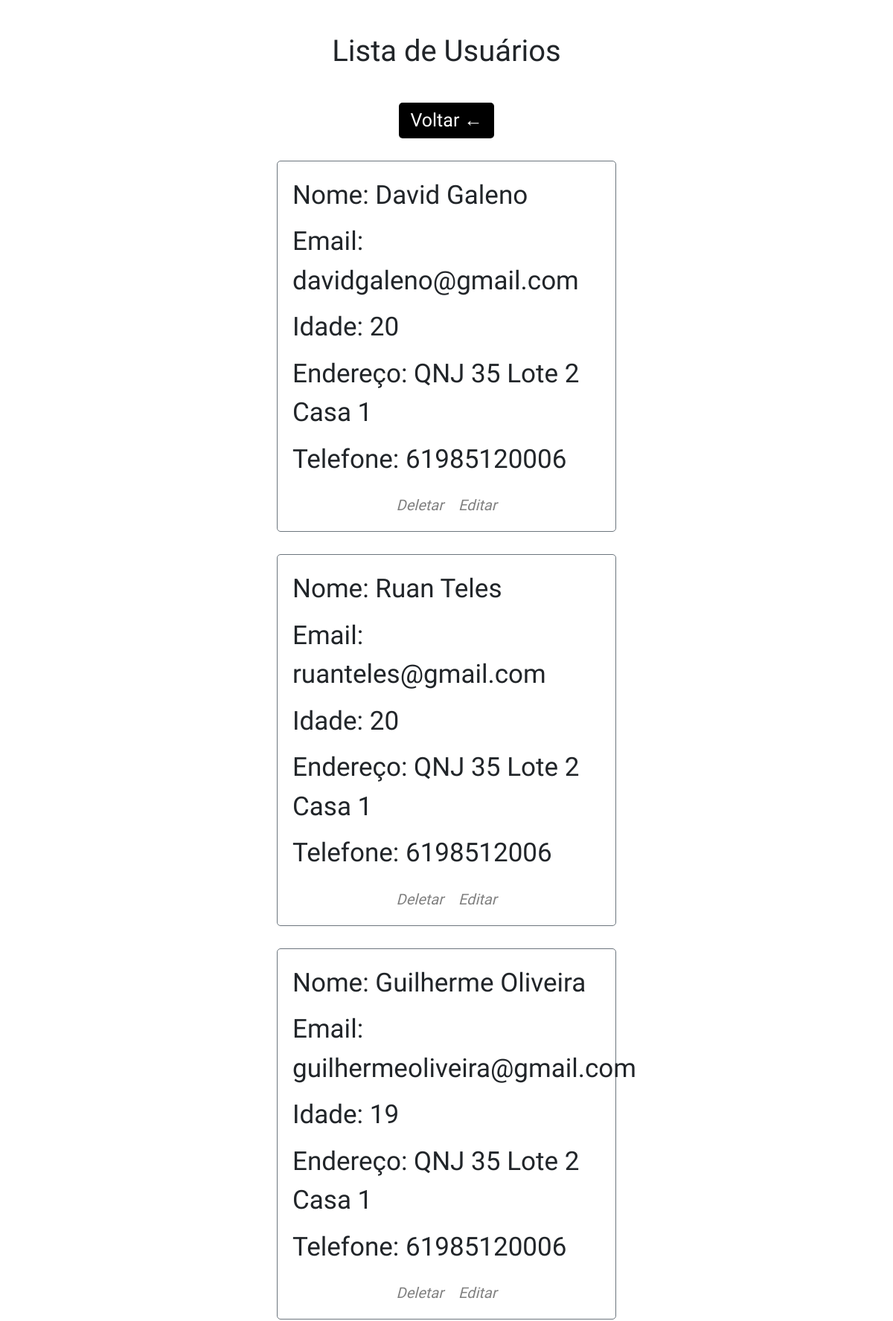
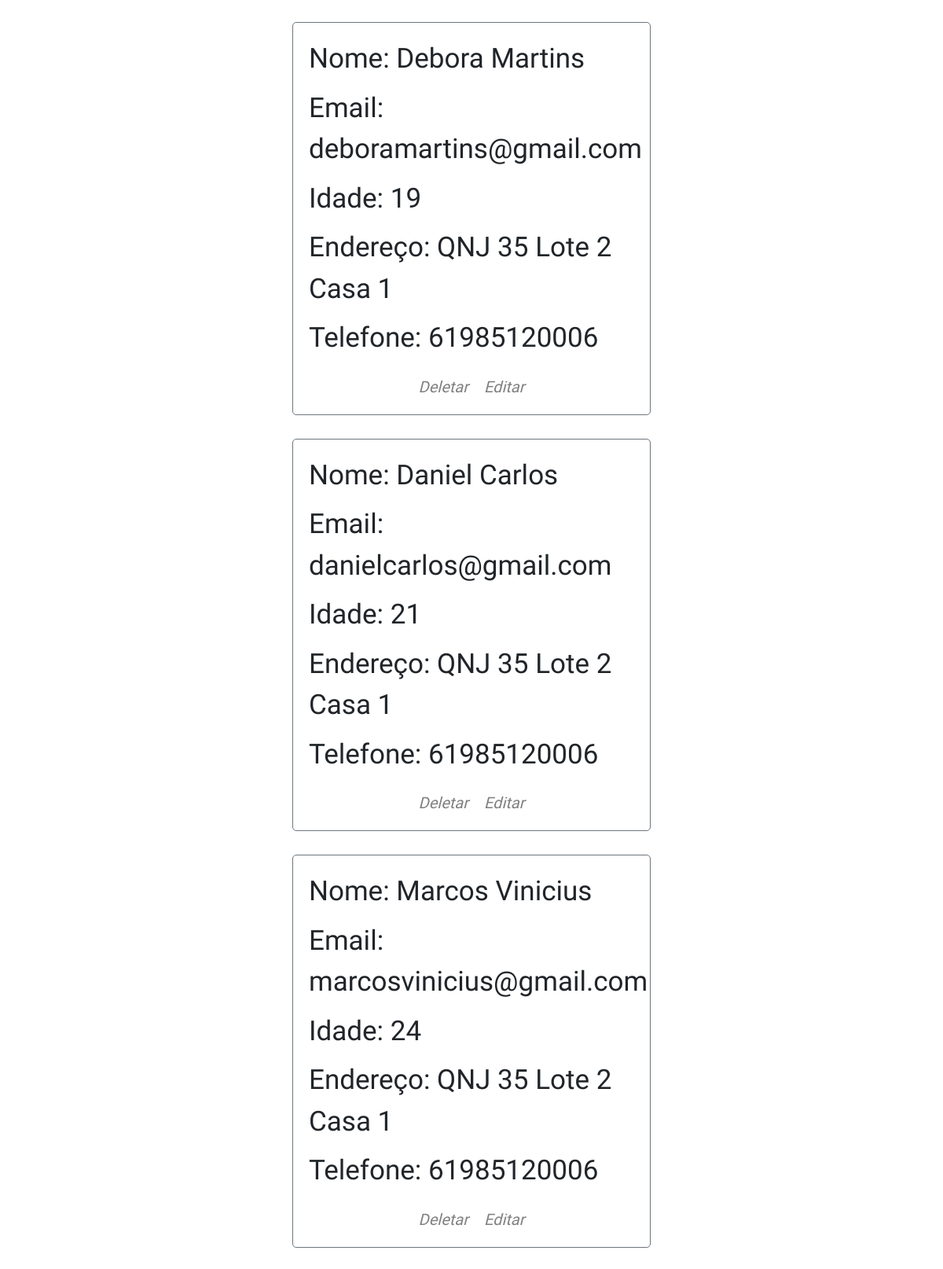
Screenshot of /projeto_final_final/projeto_final/view/pessoas/listar_pessoas.php (signed in, upper part) with the database file from the repository (2 pictures, top to bottom).
### tables this page shows
CREATE TABLE `tbl_usuario` (
  `id` int NOT NULL,
  `nome` varchar(300) NOT NULL,
  `email` varchar(100) NOT NULL,
  `senha` varchar(50) NOT NULL,
  `idade` int NOT NULL,
  `endereco` text,
  `telefone` varchar(30) NOT NULL,
  `sexo` varchar(100) NOT NULL,
  `tipo` varchar(30) NOT NULL
);

### projeto_final_final/projeto_final/view/pessoas/listar_pessoas.php (the view, shortened to what this page needs)
<?php
include "../../conn/conex.php";
?>
<!DOCTYPE html>
<html lang="pt-br">
<head>
    <link rel="stylesheet" href="listar_pessoas.css">
	<link rel="stylesheet" href="https://cdn.jsdelivr.net/npm/bootstrap@4.0.0/dist/css/bootstrap.min.css">
</head>
<body>
<div class="containerPage">
	<main>
        <h1 class="my-4">Lista de Usuários</h1>
        <a class='button back' href='../home/home_admin.php'>Voltar ←</a>
                <?php
                    $sql = $pdo->prepare("select * from tbl_usuario");
                    $result = $sql->execute();
                    $rowtabela = $sql->fetchAll();
                    foreach($rowtabela as $row){
                        if ($sql->rowCount() > 0) {
                            echo" <div class='containerItem'>
                                    <div class='text'>
                                        <div class='infoTextContainer'>
                                        <p class='info'>Nome: " . $row['nome'] . "</p>
                                        </div>
                                        <div class='infoTextContainer'>
                                        <p class='info'>Email: " . $row['email'] . "</p>
                                        </div>
                                        <div class='infoTextContainer'>
                                        <p class='info'>Idade: " . $row['idade'] . "</p>
                                        </div>
                                        <div class='infoTextContainer'>
                                        <p class='info'>Endereço: " . $row['endereco'] . "</p>
                                        </div>
                                        <div class='infoTextContainer'>
                                        <p class='info'>Telefone: " . $row['telefone'] . "</p>
                                        </div>
                                    </div>
                                    <div class='buttons'>
                                        <a class='delete' href='deletar_usuario.php?id=" . $row["id"] . "' ><i class='fas fa-trash'>Deletar</i></a>
                                        <a class='edit' href='editar_pessoas_pelo_admin.php?id=" . $row["id"] . "' ><i class='fas fa-edit'>Editar</i></a>
                                    </div>
                                </div>";
                    }  else {
                        echo "<tr><td colspan='3'>Nenhum resultado encontrado.</td></tr>";
                    }
                }
                    ?>
    </main>
</div>
</body>
</html>

### projeto_final_final/projeto_final/view/pessoas/listar_pessoas.css (style rules this page uses)
a { font-size: 2rem !important; color: gray !important; }
.back { font-size: 2.5rem !important; color:white !important; text-decoration: none !important; }
.containerPage { width: 100% !important; height: 100% !important; display: flex !important; flex-direction: column !important; position: relative !important; }
main { width: 100% !important; gap: 3rem !important; display: flex !important; flex-direction: column !important; justify-content: center !important; align-items: center !important; padding: 3rem !important; }
h1 { font-weight: 400 !important; font-size: 4rem !important; }
.containerItem { display: flex; width: 40%; flex-direction: column !important; justify-content: center !important; align-items: center !important; border: 1px solid var(--gray) !important; padding: 2rem !important; border-radius: .5rem !important; gap: 1rem !important; }
.text { width: 100%; display: flex; flex-direction: column !important; justify-content: center !important; align-items: flex-start !important; }
.buttons { display: flex !important; flex-direction: row !important; justify-content: space-between !important; gap: 2rem; align-items: center !important; }
.info { font-size: 3.5rem; }
.infoTextContainer { width: 100%; }

### projeto_final_final/projeto_final/view/css/global.css (style rules this page uses)
:root { --gray: #817B7B; --black: #474747; }
a { color: var(--gray); }
* { padding: 0; margin: 0; box-sizing: border-box; text-overflow: ellipsis; text-decoration: none; list-style: none; scroll-behavior: smooth; font-family: 'Teko', sans-serif; }
html,body { font-size: 62.5%; }

### projeto_final_final/projeto_final/view/css/button.css (style rules this page uses)
.button { padding: .5rem 1.5rem; font-size: 2.5rem; background-color: black; color: white; border: 0; border-radius: .5rem; cursor: pointer; transition: .5s ease-in-out; width: auto; text-align: center !important; }

### rows the page displays
tbl_usuario: nome "David Galeno", email "davidgaleno@gmail.com", idade "20", endereco "QNJ 35 Lote 2 Casa 1", telefone "61985120006"
tbl_usuario: nome "Ruan Teles", email "ruanteles@gmail.com", idade "20", endereco "QNJ 35 Lote 2 Casa 1", telefone "6198512006"
tbl_usuario: nome "Guilherme Oliveira", email "guilhermeoliveira@gmail.com", idade "19", endereco "QNJ 35 Lote 2 Casa 1", telefone "61985120006"
tbl_usuario: nome "Debora Martins", email "deboramartins@gmail.com", idade "19", endereco "QNJ 35 Lote 2 Casa 1", telefone "61985120006"
tbl_usuario: nome "Daniel Carlos", email "danielcarlos@gmail.com", idade "21", endereco "QNJ 35 Lote 2 Casa 1", telefone "61985120006"
tbl_usuario: nome "Marcos Vinicius", email "marcosvinicius@gmail.com", idade "24", endereco "QNJ 35 Lote 2 Casa 1", telefone "61985120006"
